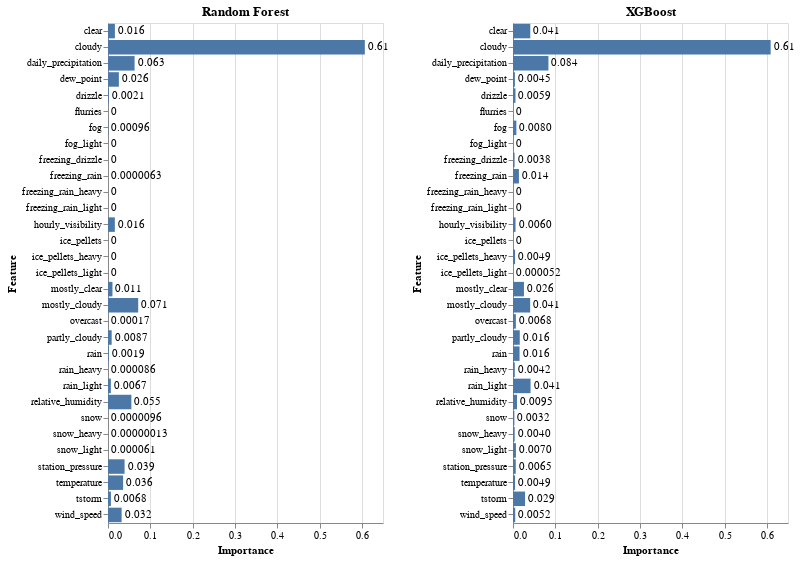

The code cell stored with this chart in its notebook:
### Markdown cell above
Next we will dive into changing around the features to see what changes effect the final accuracy. First we will remove one of the top preforming features, cloud_cover, and see what results it gives.

Here we created a function that takes in the columns that the model will not use, train the model, and return a R^2 score and graph. We will use the parameters we found through hypertuning.

### Code cell
def train_plot_model(model, title, cols):    
    #get col list
    dropped_train = train.drop(columns=['dni_efficiency', 'ghi_efficiency', 'dhi_efficiency', 'STATION','DATE',
                                            'latitude','longitude'])
    #drop = [dropped_train.columns.get_loc(col) for col in cols]
    
    # remove cols from transformed data
    #svecs = np.delete(X_train, drop, axis=1)
    svecs = X_train.drop(columns=cols)

    model.fit(svecs, y_train)
    
    #np.delete(X_test, drop,axis=1)
    
    predictions = model.predict(X_test.drop(columns=cols))
    print(title + ": \tR^2 Score: " + str(r2_score(y_test.values, predictions)))
    
    return plot_importance(model, cols.copy(), title=title)
    
dropped_columns = ['cloud_cover']
#alt.hconcat(train_plot_model(rfr, 'Random Forest', dropped_columns),
 #          train_plot_model(xg_reg, 'XGBoost', dropped_columns))

### Figure 1 — Vega-Lite specification as saved in the notebook (floating-point values rounded to 4 significant figures)
{"config": {"view": {"continuousWidth": 400, "continuousHeight": 300}}, "hconcat": [{"layer": [{"mark": "bar", "encoding": {"x": {"type": "quantitative", "field": "Importance"}, "y": {"type": "nominal", "field": "Feature"}}, "height": 500, "title": "Random Forest", "width": 275}, {"mark": {"type": "text", "align": "left", "baseline": "middle", "dx": 3}, "encoding": {"text": {"type": "quantitative", "field": "Importance", "format": ",.2r"}, "x": {"type": "quantitative", "field": "Importance"}, "y": {"type": "nominal", "field": "Feature"}}, "height": 500, "title": "Random Forest", "width": 275}], "data": {"name": "data-b946695859a56796ddd262bf0079c542"}}, {"layer": [{"mark": "bar", "encoding": {"x": {"type": "quantitative", "field": "Importance"}, "y": {"type": "nominal", "field": "Feature"}}, "height": 500, "title": "XGBoost", "width": 275}, {"mark": {"type": "text", "align": "left", "baseline": "middle", "dx": 3}, "encoding": {"text": {"type": "quantitative", "field": "Importance", "format": ",.2r"}, "x": {"type": "quantitative", "field": "Importance"}, "y": {"type": "nominal", "field": "Feature"}}, "height": 500, "title": "XGBoost", "width": 275}], "data": {"name": "data-0cbebb30562d9d5535e9a900c75d718b"}}], "$schema": "https://vega.github.io/schema/vega-lite/v4.8.1.json", "datasets": {"data-b946695859a56796ddd262bf0079c542": [{"Feature": "temperature", "Importance": 0.03571}, {"Feature": "dew_point", "Importance": 0.0257}, {"Feature": "relative_humidity", "Importance": 0.05525}, {"Feature": "daily_precipitation", "Importance": 0.06284}, {"Feature": "station_pressure", "Importance": 0.03919}, {"Feature": "wind_speed", "Importance": 0.03222}, {"Feature": "hourly_visibility", "Importance": 0.01617}, {"Feature": "mostly_cloudy", "Importance": 0.0714}, {"Feature": "mostly_clear", "Importance": 0.01054}, {"Feature": "clear", "Importance": 0.01632}, {"Feature": "cloudy", "Importance": 0.6071}, {"Feature": "partly_cloudy", "Importance": 0.008681}, {"Feature": "overcast", "Importance": 0.0001719}, {"Feature": "rain_light", "Importance": 0.00675}, {"Feature": "tstorm", "Importance": 0.006847}, {"Feature": "drizzle", "Importance": 0.002117}, {"Feature": "rain_heavy", "Importance": 8.558e-05}, {"Feature": "rain", "Importance": 0.001904}, {"Feature": "fog", "Importance": 0.0009587}, {"Feature": "snow_light", "Importance": 6.066e-05}, {"Feature": "snow", "Importance": 9.583e-06}, {"Feature": "snow_heavy", "Importance": 1.29e-07}, {"Feature": "freezing_rain", "Importance": 6.287e-06}, {"Feature": "freezing_drizzle", "Importance": 0.0}, {"Feature": "ice_pellets", "Importance": 0.0}, {"Feature": "ice_pellets_light", "Importance": 0.0}, {"Feature": "ice_pellets_heavy", "Importance": 0.0}, {"Feature": "flurries", "Importance": 0.0}, {"Feature": "freezing_rain_heavy", "Importance": 0.0}, {"Feature": "freezing_rain_light", "Importance": 0.0}, {"Feature": "fog_light", "Importance": 0.0}], "data-0cbebb30562d9d5535e9a900c75d718b": [{"Feature": "temperature", "Importance": 0.004869}, {"Feature": "dew_point", "Importance": 0.004505}, {"Feature": "relative_humidity", "Importance": 0.009516}, {"Feature": "daily_precipitation", "Importance": 0.08374}, {"Feature": "station_pressure", "Importance": 0.006525}, {"Feature": "wind_speed", "Importance": 0.0052}, {"Feature": "hourly_visibility", "Importance": 0.00599}, {"Feature": "mostly_cloudy", "Importance": 0.04062}, {"Feature": "mostly_clear", "Importance": 0.02591}, {"Feature": "clear", "Importance": 0.04084}, {"Feature": "cloudy", "Importance": 0.609}, {"Feature": "partly_cloudy", "Importance": 0.016}, {"Feature": "overcast", "Importance": 0.006754}, {"Feature": "rain_light", "Importance": 0.0415}, {"Feature": "tstorm", "Importance": 0.02853}, {"Feature": "drizzle", "Importance": 0.005874}, {"Feature": "rain_heavy", "Importance": 0.004244}, {"Feature": "rain", "Importance": 0.0155}, {"Feature": "fog", "Importance": 0.007956}, {"Feature": "snow_light", "Importance": 0.00697}, {"Feature": "snow", "Importance": 0.003244}, {"Feature": "snow_heavy", "Importance": 0.003982}, {"Feature": "freezing_rain", "Importance": 0.01399}, {"Feature": "freezing_drizzle", "Importance": 0.003773}, {"Feature": "ice_pellets", "Importance": 0.0}, {"Feature": "ice_pellets_light", "Importance": 5.241e-05}, {"Feature": "ice_pellets_heavy", "Importance": 0.004902}, {"Feature": "flurries", "Importance": 0.0}, {"Feature": "freezing_rain_heavy", "Importance": 0.0}, {"Feature": "freezing_rain_light", "Importance": 0.0}, {"Feature": "fog_light", "Importance": 0.0}]}}
